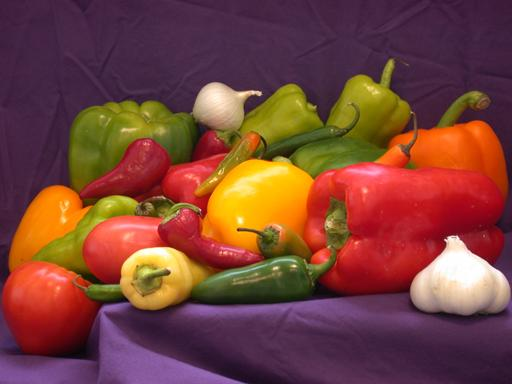
#> input picture LAB/EX 4/image.jpg, 512 x 384 px
$ python ex4.py
#> lines starting #> are read from the running program, lines starting #| are printed output that depends on the picture
import cv2
import os

image = cv2.imread("image.jpg")
#> image is the input picture: shape (384, 512, 3); mean B, G, R 57.8, 66.4, 120.7

if image is None:
    print("Image not found!")
else:
    gray = cv2.cvtColor(image, cv2.COLOR_BGR2GRAY)
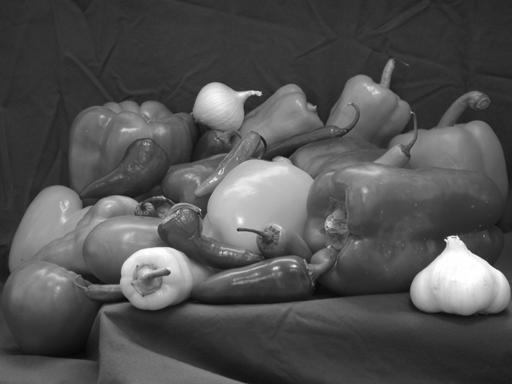
#> gray: shape (384, 512); min 5, max 255, mean 81.6

    equalized = cv2.equalizeHist(gray)
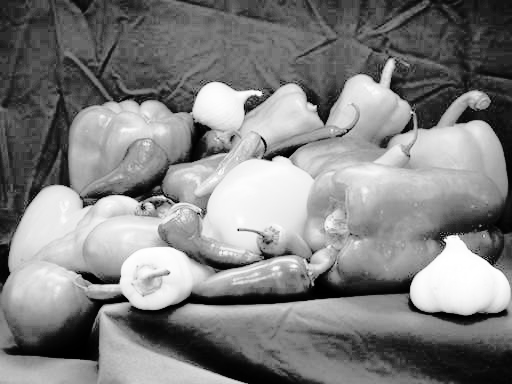
#> equalized: shape (384, 512); min 0, max 255, mean 129.1

    cv2.imshow("Original Image", gray)
    cv2.imshow("Histogram Equalized Image", equalized)

    folder = os.path.dirname(os.path.abspath(__file__))
    output = os.path.join(folder, "equalized_image.jpg")

    cv2.imwrite(output, equalized)

    print("Output saved as equalized_image.jpg")

    cv2.waitKey(0)
    cv2.destroyAllWindows()
